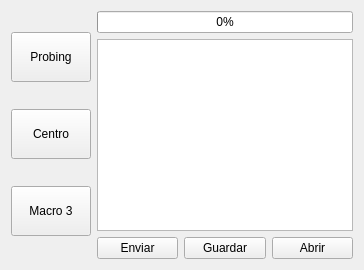
        <widget class="QWidget" name="Lectura">
         <attribute name="icon">
          <iconset>
           <normaloff>../../../../../../usr/share/icons/Numix-Light/scalable/actions/view-grid-symbolic.svg</normaloff>../../../../../../usr/share/icons/Numix-Light/scalable/actions/view-grid-symbolic.svg</iconset>
         </attribute>
         <attribute name="title">
          <string>Page</string>
         </attribute>
         <layout class="QHBoxLayout" name="horizontalLayout_7">
          <item>
           <layout class="QVBoxLayout" name="verticalLayout_2">
            <item>
             <widget class="QPushButton" name="pushButton_2">
              <property name="maximumSize">
               <size>
                <width>80</width>
                <height>50</height>
               </size>
              </property>
              <property name="text">
               <string>Probing</string>
              </property>
              <property name="icon">
               <iconset>
                <normaloff>../../../../../../usr/share/icons/Numix-Light/scalable/actions/zoom-in-symbolic.svg</normaloff>../../../../../../usr/share/icons/Numix-Light/scalable/actions/zoom-in-symbolic.svg</iconset>
              </property>
              <property name="shortcut">
               <string>D</string>
              </property>
             </widget>
            </item>
            <item>
             <widget class="QPushButton" name="pushButton_3">
              <property name="maximumSize">
               <size>
                <width>80</width>
                <height>50</height>
               </size>
              </property>
              <property name="text">
               <string>Centro</string>
              </property>
              <property name="icon">
               <iconset>
                <normaloff>../../../../../../usr/share/icons/Numix-Light/scalable/actions/zoom-in-symbolic.svg</normaloff>../../../../../../usr/share/icons/Numix-Light/scalable/actions/zoom-in-symbolic.svg</iconset>
              </property>
              <property name="shortcut">
               <string>C</string>
              </property>
             </widget>
            </item>
            <item>
             <widget class="QPushButton" name="pushButton_4">
              <property name="maximumSize">
               <size>
                <width>80</width>
                <height>50</height>
               </size>
              </property>
              <property name="text">
               <string>Macro 3</string>
              </property>
              <property name="icon">
               <iconset>
                <normaloff>../../../../../../usr/share/icons/Numix-Light/scalable/actions/zoom-in-symbolic.svg</normaloff>../../../../../../usr/share/icons/Numix-Light/scalable/actions/zoom-in-symbolic.svg</iconset>
              </property>
             </widget>
            </item>
           </layout>
          </item>
          <item>
           <layout class="QVBoxLayout" name="verticalLayout_7">
            <item>
             <widget class="QProgressBar" name="Progreso_Gcode">
              <property name="value">
               <number>0</number>
              </property>
             </widget>
            </item>
            <item>
             <widget class="QPlainTextEdit" name="plainTextEdit">
              <property name="maximumSize">
               <size>
                <width>9999999</width>
                <height>16777215</height>
               </size>
              </property>
             </widget>
            </item>
            <item>
             <layout class="QHBoxLayout" name="horizontalLayout">
              <item>
               <widget class="QPushButton" name="Enviar_2">
                <property name="text">
                 <string>Enviar</string>
                </property>
                <property name="icon">
                 <iconset>
                  <normaloff>../../../../../../usr/share/icons/Numix-Light/scalable/actions/object-select-symbolic.svg</normaloff>../../../../../../usr/share/icons/Numix-Light/scalable/actions/object-select-symbolic.svg</iconset>
                </property>
               </widget>
              </item>
              <item>
               <widget class="QPushButton" name="Guardar">
                <property name="text">
                 <string>Guardar</string>
                </property>
                <property name="icon">
                 <iconset>
                  <normaloff>../../../../../../usr/share/icons/Numix-Light/scalable/actions/document-save-as-symbolic.svg</normaloff>../../../../../../usr/share/icons/Numix-Light/scalable/actions/document-save-as-symbolic.svg</iconset>
                </property>
               </widget>
              </item>
              <item>
               <widget class="QPushButton" name="pushButton">
                <property name="maximumSize">
                 <size>
                  <width>16777215</width>
                  <height>16777215</height>
                 </size>
                </property>
                <property name="text">
                 <string>Abrir</string>
                </property>
                <property name="icon">
                 <iconset>
                  <normaloff>../../../../../../usr/share/icons/Numix-Light/scalable/actions/document-open-symbolic.svg</normaloff>../../../../../../usr/share/icons/Numix-Light/scalable/actions/document-open-symbolic.svg</iconset>
                </property>
               </widget>
              </item>
             </layout>
            </item>
           </layout>
          </item>
         </layout>
        </widget>
